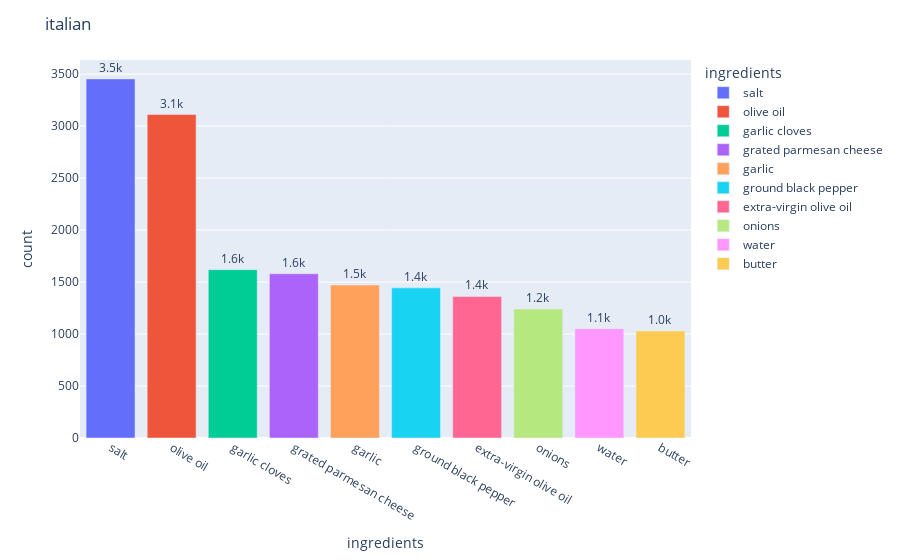
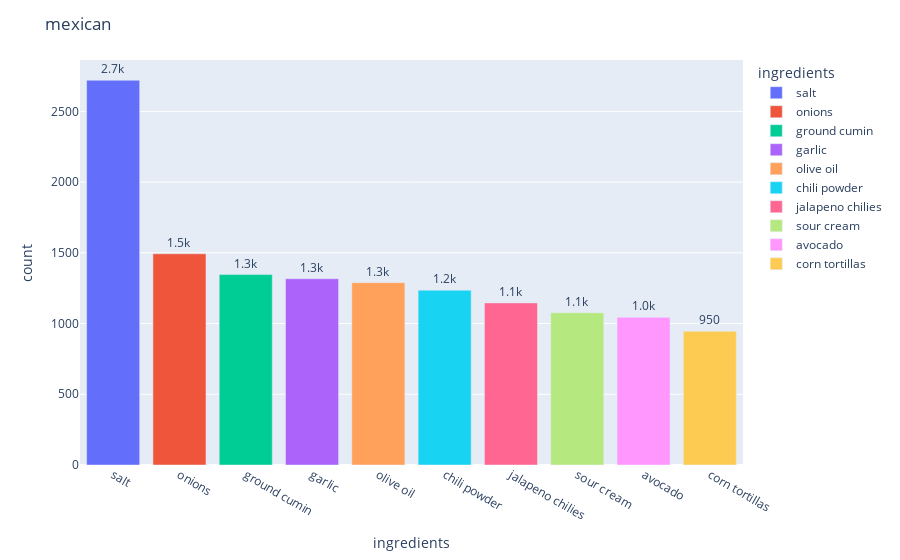
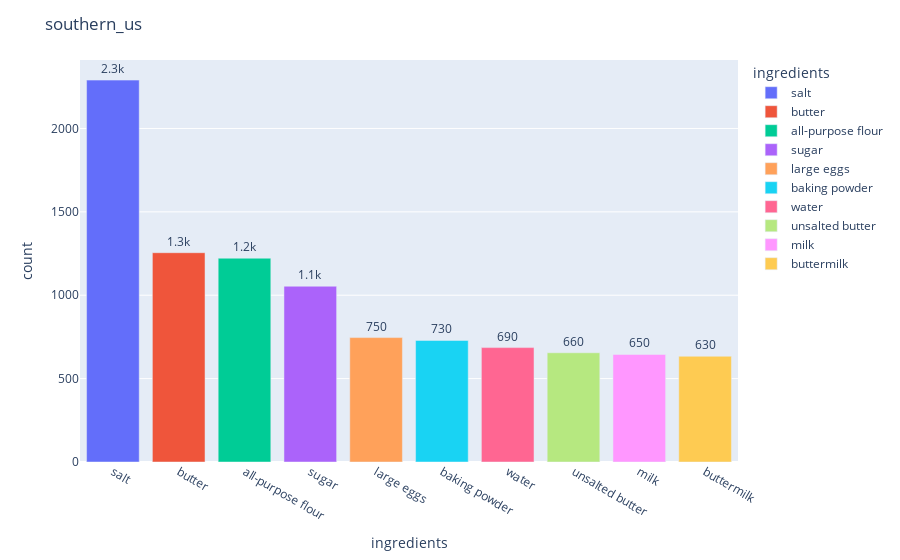
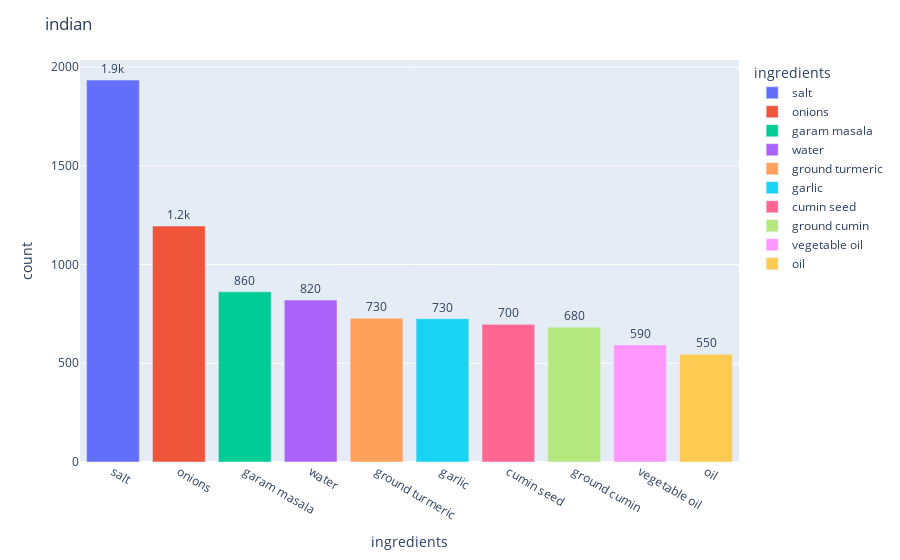

The notebook cell these images were saved under, in order:
### Code cell
for cs in ing_cs_table["cuisine"].unique():
    fig = px.bar(ing_cs_table[ing_cs_table["cuisine"]==cs].head(10), y="count", x="ingredients", text="count", color="ingredients")
    fig.update_traces(texttemplate='%{text:.2s}', textposition='outside')
    fig.update_layout(uniformtext_minsize=8, uniformtext_mode='hide', title=cs)
    fig.show()

### Figure 1 — Plotly figure (JSON) as saved in the notebook; plotly's stock layout.template omitted (floating-point values rounded to 4 significant figures)
{"data": [{"alignmentgroup": "True", "hovertemplate": "ingredients=%{x}<br>count=%{text}<extra></extra>", "legendgroup": "salt", "marker": {"color": "#636efa"}, "name": "salt", "offsetgroup": "salt", "orientation": "v", "showlegend": true, "text": [3454], "textposition": "outside", "texttemplate": "%{text:.2s}", "type": "bar", "x": ["salt"], "xaxis": "x", "y": [3454], "yaxis": "y"}, {"alignmentgroup": "True", "hovertemplate": "ingredients=%{x}<br>count=%{text}<extra></extra>", "legendgroup": "olive oil", "marker": {"color": "#EF553B"}, "name": "olive oil", "offsetgroup": "olive oil", "orientation": "v", "showlegend": true, "text": [3111], "textposition": "outside", "texttemplate": "%{text:.2s}", "type": "bar", "x": ["olive oil"], "xaxis": "x", "y": [3111], "yaxis": "y"}, {"alignmentgroup": "True", "hovertemplate": "ingredients=%{x}<br>count=%{text}<extra></extra>", "legendgroup": "garlic cloves", "marker": {"color": "#00cc96"}, "name": "garlic cloves", "offsetgroup": "garlic cloves", "orientation": "v", "showlegend": true, "text": [1619], "textposition": "outside", "texttemplate": "%{text:.2s}", "type": "bar", "x": ["garlic cloves"], "xaxis": "x", "y": [1619], "yaxis": "y"}, {"alignmentgroup": "True", "hovertemplate": "ingredients=%{x}<br>count=%{text}<extra></extra>", "legendgroup": "grated parmesan cheese", "marker": {"color": "#ab63fa"}, "name": "grated parmesan cheese", "offsetgroup": "grated parmesan cheese", "orientation": "v", "showlegend": true, "text": [1580], "textposition": "outside", "texttemplate": "%{text:.2s}", "type": "bar", "x": ["grated parmesan cheese"], "xaxis": "x", "y": [1580], "yaxis": "y"}, {"alignmentgroup": "True", "hovertemplate": "ingredients=%{x}<br>count=%{text}<extra></extra>", "legendgroup": "garlic", "marker": {"color": "#FFA15A"}, "name": "garlic", "offsetgroup": "garlic", "orientation": "v", "showlegend": true, "text": [1471], "textposition": "outside", "texttemplate": "%{text:.2s}", "type": "bar", "x": ["garlic"], "xaxis": "x", "y": [1471], "yaxis": "y"}, {"alignmentgroup": "True", "hovertemplate": "ingredients=%{x}<br>count=%{text}<extra></extra>", "legendgroup": "ground black pepper", "marker": {"color": "#19d3f3"}, "name": "ground black pepper", "offsetgroup": "ground black pepper", "orientation": "v", "showlegend": true, "text": [1444], "textposition": "outside", "texttemplate": "%{text:.2s}", "type": "bar", "x": ["ground black pepper"], "xaxis": "x", "y": [1444], "yaxis": "y"}, {"alignmentgroup": "True", "hovertemplate": "ingredients=%{x}<br>count=%{text}<extra></extra>", "legendgroup": "extra-virgin olive oil", "marker": {"color": "#FF6692"}, "name": "extra-virgin olive oil", "offsetgroup": "extra-virgin olive oil", "orientation": "v", "showlegend": true, "text": [1362], "textposition": "outside", "texttemplate": "%{text:.2s}", "type": "bar", "x": ["extra-virgin olive oil"], "xaxis": "x", "y": [1362], "yaxis": "y"}, {"alignmentgroup": "True", "hovertemplate": "ingredients=%{x}<br>count=%{text}<extra></extra>", "legendgroup": "onions", "marker": {"color": "#B6E880"}, "name": "onions", "offsetgroup": "onions", "orientation": "v", "showlegend": true, "text": [1240], "textposition": "outside", "texttemplate": "%{text:.2s}", "type": "bar", "x": ["onions"], "xaxis": "x", "y": [1240], "yaxis": "y"}, {"alignmentgroup": "True", "hovertemplate": "ingredients=%{x}<br>count=%{text}<extra></extra>", "legendgroup": "water", "marker": {"color": "#FF97FF"}, "name": "water", "offsetgroup": "water", "orientation": "v", "showlegend": true, "text": [1052], "textposition": "outside", "texttemplate": "%{text:.2s}", "type": "bar", "x": ["water"], "xaxis": "x", "y": [1052], "yaxis": "y"}, {"alignmentgroup": "True", "hovertemplate": "ingredients=%{x}<br>count=%{text}<extra></extra>", "legendgroup": "butter", "marker": {"color": "#FECB52"}, "name": "butter", "offsetgroup": "butter", "orientation": "v", "showlegend": true, "text": [1030], "textposition": "outside", "texttemplate": "%{text:.2s}", "type": "bar", "x": ["butter"], "xaxis": "x", "y": [1030], "yaxis": "y"}], "layout": {"barmode": "relative", "legend": {"title": {"text": "ingredients"}, "tracegroupgap": 0}, "margin": {"t": 60}, "title": {"text": "italian"}, "uniformtext": {"minsize": 8, "mode": "hide"}, "xaxis": {"anchor": "y", "categoryarray": ["salt", "olive oil", "garlic cloves", "grated parmesan cheese", "garlic", "ground black pepper", "extra-virgin olive oil", "onions", "water", "butter"], "categoryorder": "array", "domain": [0, 1], "title": {"text": "ingredients"}}, "yaxis": {"anchor": "x", "domain": [0, 1], "title": {"text": "count"}}}}

### Figure 2 — Plotly figure (JSON) as saved in the notebook; plotly's stock layout.template omitted (floating-point values rounded to 4 significant figures)
{"data": [{"alignmentgroup": "True", "hovertemplate": "ingredients=%{x}<br>count=%{text}<extra></extra>", "legendgroup": "salt", "marker": {"color": "#636efa"}, "name": "salt", "offsetgroup": "salt", "orientation": "v", "showlegend": true, "text": [2720], "textposition": "outside", "texttemplate": "%{text:.2s}", "type": "bar", "x": ["salt"], "xaxis": "x", "y": [2720], "yaxis": "y"}, {"alignmentgroup": "True", "hovertemplate": "ingredients=%{x}<br>count=%{text}<extra></extra>", "legendgroup": "onions", "marker": {"color": "#EF553B"}, "name": "onions", "offsetgroup": "onions", "orientation": "v", "showlegend": true, "text": [1493], "textposition": "outside", "texttemplate": "%{text:.2s}", "type": "bar", "x": ["onions"], "xaxis": "x", "y": [1493], "yaxis": "y"}, {"alignmentgroup": "True", "hovertemplate": "ingredients=%{x}<br>count=%{text}<extra></extra>", "legendgroup": "ground cumin", "marker": {"color": "#00cc96"}, "name": "ground cumin", "offsetgroup": "ground cumin", "orientation": "v", "showlegend": true, "text": [1346], "textposition": "outside", "texttemplate": "%{text:.2s}", "type": "bar", "x": ["ground cumin"], "xaxis": "x", "y": [1346], "yaxis": "y"}, {"alignmentgroup": "True", "hovertemplate": "ingredients=%{x}<br>count=%{text}<extra></extra>", "legendgroup": "garlic", "marker": {"color": "#ab63fa"}, "name": "garlic", "offsetgroup": "garlic", "orientation": "v", "showlegend": true, "text": [1317], "textposition": "outside", "texttemplate": "%{text:.2s}", "type": "bar", "x": ["garlic"], "xaxis": "x", "y": [1317], "yaxis": "y"}, {"alignmentgroup": "True", "hovertemplate": "ingredients=%{x}<br>count=%{text}<extra></extra>", "legendgroup": "olive oil", "marker": {"color": "#FFA15A"}, "name": "olive oil", "offsetgroup": "olive oil", "orientation": "v", "showlegend": true, "text": [1289], "textposition": "outside", "texttemplate": "%{text:.2s}", "type": "bar", "x": ["olive oil"], "xaxis": "x", "y": [1289], "yaxis": "y"}, {"alignmentgroup": "True", "hovertemplate": "ingredients=%{x}<br>count=%{text}<extra></extra>", "legendgroup": "chili powder", "marker": {"color": "#19d3f3"}, "name": "chili powder", "offsetgroup": "chili powder", "orientation": "v", "showlegend": true, "text": [1236], "textposition": "outside", "texttemplate": "%{text:.2s}", "type": "bar", "x": ["chili powder"], "xaxis": "x", "y": [1236], "yaxis": "y"}, {"alignmentgroup": "True", "hovertemplate": "ingredients=%{x}<br>count=%{text}<extra></extra>", "legendgroup": "jalapeno chilies", "marker": {"color": "#FF6692"}, "name": "jalapeno chilies", "offsetgroup": "jalapeno chilies", "orientation": "v", "showlegend": true, "text": [1146], "textposition": "outside", "texttemplate": "%{text:.2s}", "type": "bar", "x": ["jalapeno chilies"], "xaxis": "x", "y": [1146], "yaxis": "y"}, {"alignmentgroup": "True", "hovertemplate": "ingredients=%{x}<br>count=%{text}<extra></extra>", "legendgroup": "sour cream", "marker": {"color": "#B6E880"}, "name": "sour cream", "offsetgroup": "sour cream", "orientation": "v", "showlegend": true, "text": [1076], "textposition": "outside", "texttemplate": "%{text:.2s}", "type": "bar", "x": ["sour cream"], "xaxis": "x", "y": [1076], "yaxis": "y"}, {"alignmentgroup": "True", "hovertemplate": "ingredients=%{x}<br>count=%{text}<extra></extra>", "legendgroup": "avocado", "marker": {"color": "#FF97FF"}, "name": "avocado", "offsetgroup": "avocado", "orientation": "v", "showlegend": true, "text": [1044], "textposition": "outside", "texttemplate": "%{text:.2s}", "type": "bar", "x": ["avocado"], "xaxis": "x", "y": [1044], "yaxis": "y"}, {"alignmentgroup": "True", "hovertemplate": "ingredients=%{x}<br>count=%{text}<extra></extra>", "legendgroup": "corn tortillas", "marker": {"color": "#FECB52"}, "name": "corn tortillas", "offsetgroup": "corn tortillas", "orientation": "v", "showlegend": true, "text": [946], "textposition": "outside", "texttemplate": "%{text:.2s}", "type": "bar", "x": ["corn tortillas"], "xaxis": "x", "y": [946], "yaxis": "y"}], "layout": {"barmode": "relative", "legend": {"title": {"text": "ingredients"}, "tracegroupgap": 0}, "margin": {"t": 60}, "title": {"text": "mexican"}, "uniformtext": {"minsize": 8, "mode": "hide"}, "xaxis": {"anchor": "y", "categoryarray": ["salt", "onions", "ground cumin", "garlic", "olive oil", "chili powder", "jalapeno chilies", "sour cream", "avocado", "corn tortillas"], "categoryorder": "array", "domain": [0, 1], "title": {"text": "ingredients"}}, "yaxis": {"anchor": "x", "domain": [0, 1], "title": {"text": "count"}}}}

### Figure 3 — Plotly figure (JSON) as saved in the notebook; plotly's stock layout.template omitted (floating-point values rounded to 4 significant figures)
{"data": [{"alignmentgroup": "True", "hovertemplate": "ingredients=%{x}<br>count=%{text}<extra></extra>", "legendgroup": "salt", "marker": {"color": "#636efa"}, "name": "salt", "offsetgroup": "salt", "orientation": "v", "showlegend": true, "text": [2290], "textposition": "outside", "texttemplate": "%{text:.2s}", "type": "bar", "x": ["salt"], "xaxis": "x", "y": [2290], "yaxis": "y"}, {"alignmentgroup": "True", "hovertemplate": "ingredients=%{x}<br>count=%{text}<extra></extra>", "legendgroup": "butter", "marker": {"color": "#EF553B"}, "name": "butter", "offsetgroup": "butter", "orientation": "v", "showlegend": true, "text": [1255], "textposition": "outside", "texttemplate": "%{text:.2s}", "type": "bar", "x": ["butter"], "xaxis": "x", "y": [1255], "yaxis": "y"}, {"alignmentgroup": "True", "hovertemplate": "ingredients=%{x}<br>count=%{text}<extra></extra>", "legendgroup": "all-purpose flour", "marker": {"color": "#00cc96"}, "name": "all-purpose flour", "offsetgroup": "all-purpose flour", "orientation": "v", "showlegend": true, "text": [1222], "textposition": "outside", "texttemplate": "%{text:.2s}", "type": "bar", "x": ["all-purpose flour"], "xaxis": "x", "y": [1222], "yaxis": "y"}, {"alignmentgroup": "True", "hovertemplate": "ingredients=%{x}<br>count=%{text}<extra></extra>", "legendgroup": "sugar", "marker": {"color": "#ab63fa"}, "name": "sugar", "offsetgroup": "sugar", "orientation": "v", "showlegend": true, "text": [1054], "textposition": "outside", "texttemplate": "%{text:.2s}", "type": "bar", "x": ["sugar"], "xaxis": "x", "y": [1054], "yaxis": "y"}, {"alignmentgroup": "True", "hovertemplate": "ingredients=%{x}<br>count=%{text}<extra></extra>", "legendgroup": "large eggs", "marker": {"color": "#FFA15A"}, "name": "large eggs", "offsetgroup": "large eggs", "orientation": "v", "showlegend": true, "text": [746], "textposition": "outside", "texttemplate": "%{text:.2s}", "type": "bar", "x": ["large eggs"], "xaxis": "x", "y": [746], "yaxis": "y"}, {"alignmentgroup": "True", "hovertemplate": "ingredients=%{x}<br>count=%{text}<extra></extra>", "legendgroup": "baking powder", "marker": {"color": "#19d3f3"}, "name": "baking powder", "offsetgroup": "baking powder", "orientation": "v", "showlegend": true, "text": [729], "textposition": "outside", "texttemplate": "%{text:.2s}", "type": "bar", "x": ["baking powder"], "xaxis": "x", "y": [729], "yaxis": "y"}, {"alignmentgroup": "True", "hovertemplate": "ingredients=%{x}<br>count=%{text}<extra></extra>", "legendgroup": "water", "marker": {"color": "#FF6692"}, "name": "water", "offsetgroup": "water", "orientation": "v", "showlegend": true, "text": [686], "textposition": "outside", "texttemplate": "%{text:.2s}", "type": "bar", "x": ["water"], "xaxis": "x", "y": [686], "yaxis": "y"}, {"alignmentgroup": "True", "hovertemplate": "ingredients=%{x}<br>count=%{text}<extra></extra>", "legendgroup": "unsalted butter", "marker": {"color": "#B6E880"}, "name": "unsalted butter", "offsetgroup": "unsalted butter", "orientation": "v", "showlegend": true, "text": [655], "textposition": "outside", "texttemplate": "%{text:.2s}", "type": "bar", "x": ["unsalted butter"], "xaxis": "x", "y": [655], "yaxis": "y"}, {"alignmentgroup": "True", "hovertemplate": "ingredients=%{x}<br>count=%{text}<extra></extra>", "legendgroup": "milk", "marker": {"color": "#FF97FF"}, "name": "milk", "offsetgroup": "milk", "orientation": "v", "showlegend": true, "text": [645], "textposition": "outside", "texttemplate": "%{text:.2s}", "type": "bar", "x": ["milk"], "xaxis": "x", "y": [645], "yaxis": "y"}, {"alignmentgroup": "True", "hovertemplate": "ingredients=%{x}<br>count=%{text}<extra></extra>", "legendgroup": "buttermilk", "marker": {"color": "#FECB52"}, "name": "buttermilk", "offsetgroup": "buttermilk", "orientation": "v", "showlegend": true, "text": [634], "textposition": "outside", "texttemplate": "%{text:.2s}", "type": "bar", "x": ["buttermilk"], "xaxis": "x", "y": [634], "yaxis": "y"}], "layout": {"barmode": "relative", "legend": {"title": {"text": "ingredients"}, "tracegroupgap": 0}, "margin": {"t": 60}, "title": {"text": "southern_us"}, "uniformtext": {"minsize": 8, "mode": "hide"}, "xaxis": {"anchor": "y", "categoryarray": ["salt", "butter", "all-purpose flour", "sugar", "large eggs", "baking powder", "water", "unsalted butter", "milk", "buttermilk"], "categoryorder": "array", "domain": [0, 1], "title": {"text": "ingredients"}}, "yaxis": {"anchor": "x", "domain": [0, 1], "title": {"text": "count"}}}}

### Figure 4 — Plotly figure (JSON) as saved in the notebook; plotly's stock layout.template omitted (floating-point values rounded to 4 significant figures)
{"data": [{"alignmentgroup": "True", "hovertemplate": "ingredients=%{x}<br>count=%{text}<extra></extra>", "legendgroup": "salt", "marker": {"color": "#636efa"}, "name": "salt", "offsetgroup": "salt", "orientation": "v", "showlegend": true, "text": [1934], "textposition": "outside", "texttemplate": "%{text:.2s}", "type": "bar", "x": ["salt"], "xaxis": "x", "y": [1934], "yaxis": "y"}, {"alignmentgroup": "True", "hovertemplate": "ingredients=%{x}<br>count=%{text}<extra></extra>", "legendgroup": "onions", "marker": {"color": "#EF553B"}, "name": "onions", "offsetgroup": "onions", "orientation": "v", "showlegend": true, "text": [1195], "textposition": "outside", "texttemplate": "%{text:.2s}", "type": "bar", "x": ["onions"], "xaxis": "x", "y": [1195], "yaxis": "y"}, {"alignmentgroup": "True", "hovertemplate": "ingredients=%{x}<br>count=%{text}<extra></extra>", "legendgroup": "garam masala", "marker": {"color": "#00cc96"}, "name": "garam masala", "offsetgroup": "garam masala", "orientation": "v", "showlegend": true, "text": [862], "textposition": "outside", "texttemplate": "%{text:.2s}", "type": "bar", "x": ["garam masala"], "xaxis": "x", "y": [862], "yaxis": "y"}, {"alignmentgroup": "True", "hovertemplate": "ingredients=%{x}<br>count=%{text}<extra></extra>", "legendgroup": "water", "marker": {"color": "#ab63fa"}, "name": "water", "offsetgroup": "water", "orientation": "v", "showlegend": true, "text": [820], "textposition": "outside", "texttemplate": "%{text:.2s}", "type": "bar", "x": ["water"], "xaxis": "x", "y": [820], "yaxis": "y"}, {"alignmentgroup": "True", "hovertemplate": "ingredients=%{x}<br>count=%{text}<extra></extra>", "legendgroup": "ground turmeric", "marker": {"color": "#FFA15A"}, "name": "ground turmeric", "offsetgroup": "ground turmeric", "orientation": "v", "showlegend": true, "text": [728], "textposition": "outside", "texttemplate": "%{text:.2s}", "type": "bar", "x": ["ground turmeric"], "xaxis": "x", "y": [728], "yaxis": "y"}, {"alignmentgroup": "True", "hovertemplate": "ingredients=%{x}<br>count=%{text}<extra></extra>", "legendgroup": "garlic", "marker": {"color": "#19d3f3"}, "name": "garlic", "offsetgroup": "garlic", "orientation": "v", "showlegend": true, "text": [726], "textposition": "outside", "texttemplate": "%{text:.2s}", "type": "bar", "x": ["garlic"], "xaxis": "x", "y": [726], "yaxis": "y"}, {"alignmentgroup": "True", "hovertemplate": "ingredients=%{x}<br>count=%{text}<extra></extra>", "legendgroup": "cumin seed", "marker": {"color": "#FF6692"}, "name": "cumin seed", "offsetgroup": "cumin seed", "orientation": "v", "showlegend": true, "text": [697], "textposition": "outside", "texttemplate": "%{text:.2s}", "type": "bar", "x": ["cumin seed"], "xaxis": "x", "y": [697], "yaxis": "y"}, {"alignmentgroup": "True", "hovertemplate": "ingredients=%{x}<br>count=%{text}<extra></extra>", "legendgroup": "ground cumin", "marker": {"color": "#B6E880"}, "name": "ground cumin", "offsetgroup": "ground cumin", "orientation": "v", "showlegend": true, "text": [683], "textposition": "outside", "texttemplate": "%{text:.2s}", "type": "bar", "x": ["ground cumin"], "xaxis": "x", "y": [683], "yaxis": "y"}, {"alignmentgroup": "True", "hovertemplate": "ingredients=%{x}<br>count=%{text}<extra></extra>", "legendgroup": "vegetable oil", "marker": {"color": "#FF97FF"}, "name": "vegetable oil", "offsetgroup": "vegetable oil", "orientation": "v", "showlegend": true, "text": [593], "textposition": "outside", "texttemplate": "%{text:.2s}", "type": "bar", "x": ["vegetable oil"], "xaxis": "x", "y": [593], "yaxis": "y"}, {"alignmentgroup": "True", "hovertemplate": "ingredients=%{x}<br>count=%{text}<extra></extra>", "legendgroup": "oil", "marker": {"color": "#FECB52"}, "name": "oil", "offsetgroup": "oil", "orientation": "v", "showlegend": true, "text": [546], "textposition": "outside", "texttemplate": "%{text:.2s}", "type": "bar", "x": ["oil"], "xaxis": "x", "y": [546], "yaxis": "y"}], "layout": {"barmode": "relative", "legend": {"title": {"text": "ingredients"}, "tracegroupgap": 0}, "margin": {"t": 60}, "title": {"text": "indian"}, "uniformtext": {"minsize": 8, "mode": "hide"}, "xaxis": {"anchor": "y", "categoryarray": ["salt", "onions", "garam masala", "water", "ground turmeric", "garlic", "cumin seed", "ground cumin", "vegetable oil", "oil"], "categoryorder": "array", "domain": [0, 1], "title": {"text": "ingredients"}}, "yaxis": {"anchor": "x", "domain": [0, 1], "title": {"text": "count"}}}}
